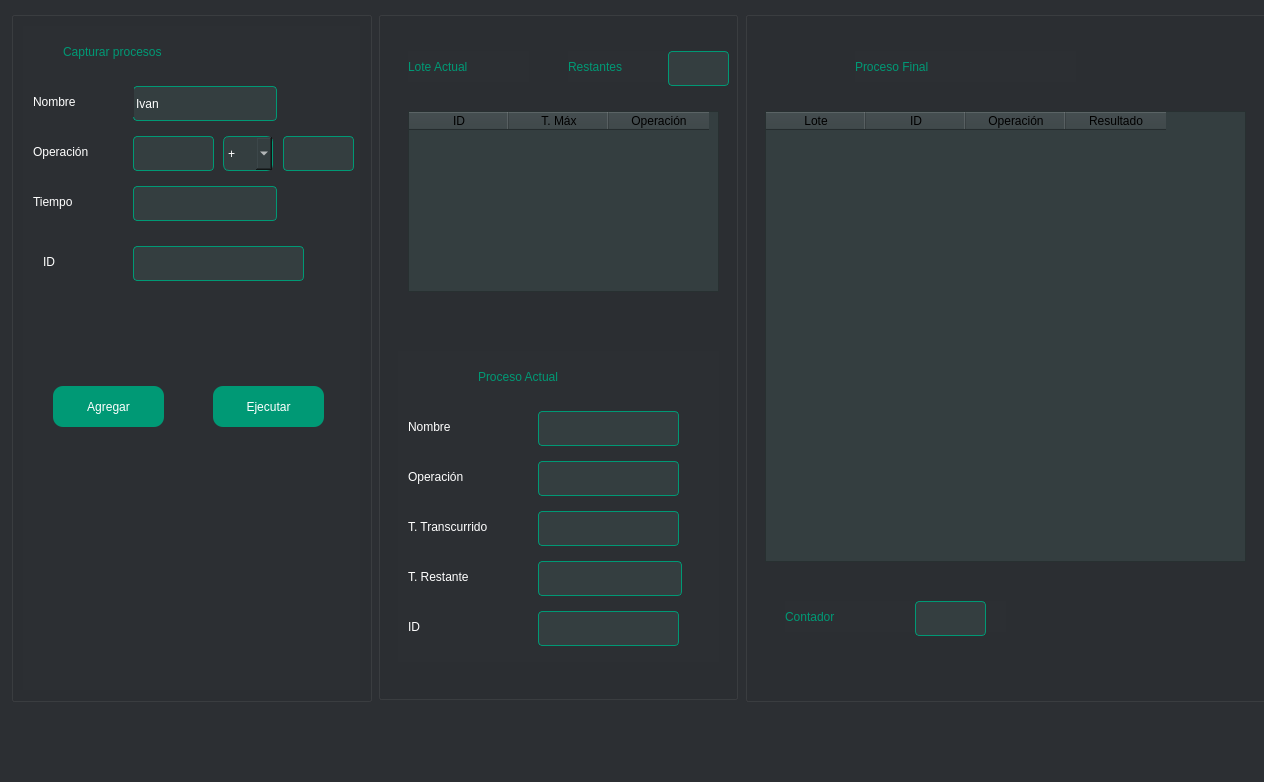
<?xml version="1.0" encoding="UTF-8"?>
<ui version="4.0">
 <class>MainWindow</class>
 <widget class="QMainWindow" name="MainWindow">
  <property name="geometry">
   <rect>
    <x>0</x>
    <y>0</y>
    <width>1264</width>
    <height>782</height>
   </rect>
  </property>
  <property name="windowTitle">
   <string>MainWindow</string>
  </property>
  <property name="styleSheet">
   <string notr="true">background-color: rgb(44, 47, 51);
selection-color: rgb(255, 170, 255);
selection-background-color: rgb(255, 170, 255);
</string>
  </property>
  <widget class="QWidget" name="centralwidget">
   <widget class="QGroupBox" name="groupBox">
    <property name="geometry">
     <rect>
      <x>11</x>
      <y>11</y>
      <width>361</width>
      <height>691</height>
     </rect>
    </property>
    <property name="styleSheet">
     <string notr="true">border-color: rgb(44, 47, 51);</string>
    </property>
    <property name="title">
     <string/>
    </property>
    <layout class="QGridLayout" name="gridLayout">
     <item row="0" column="0">
      <widget class="QGroupBox" name="groupBox_4">
       <property name="styleSheet">
        <string notr="true">selection-background-color: rgb(255, 170, 127);
border: 0px solid rgb(0, 153, 117);
</string>
       </property>
       <property name="title">
        <string/>
       </property>
       <widget class="QLabel" name="label_titulo">
        <property name="geometry">
         <rect>
          <x>40</x>
          <y>10</y>
          <width>221</width>
          <height>31</height>
         </rect>
        </property>
        <property name="styleSheet">
         <string notr="true">color:rgb(0, 153, 117);
font: 87 14pt &quot;Segoe UI Black&quot;;
</string>
        </property>
        <property name="text">
         <string>Capturar procesos</string>
        </property>
       </widget>
       <widget class="QLineEdit" name="textBox_Nombre">
        <property name="geometry">
         <rect>
          <x>110</x>
          <y>60</y>
          <width>144</width>
          <height>35</height>
         </rect>
        </property>
        <property name="minimumSize">
         <size>
          <width>60</width>
          <height>35</height>
         </size>
        </property>
        <property name="maximumSize">
         <size>
          <width>230</width>
          <height>35</height>
         </size>
        </property>
        <property name="styleSheet">
         <string notr="true">background-color: rgb(52, 62, 64);
color: rgb(255, 255, 255);
border: 1px solid rgb(0, 153, 117);
border-radius: 4px;</string>
        </property>
        <property name="text">
         <string>Ivan</string>
        </property>
       </widget>
       <widget class="QLineEdit" name="textBox_numero1">
        <property name="geometry">
         <rect>
          <x>110</x>
          <y>110</y>
          <width>81</width>
          <height>35</height>
         </rect>
        </property>
        <property name="minimumSize">
         <size>
          <width>60</width>
          <height>35</height>
         </size>
        </property>
        <property name="maximumSize">
         <size>
          <width>230</width>
          <height>35</height>
         </size>
        </property>
        <property name="styleSheet">
         <string notr="true">background-color: rgb(52, 62, 64);
color: rgb(255, 255, 255);
border: 1px solid rgb(0, 153, 117);
border-radius: 4px;</string>
        </property>
       </widget>
       <widget class="QLabel" name="label_Nombre">
        <property name="geometry">
         <rect>
          <x>10</x>
          <y>60</y>
          <width>101</width>
          <height>31</height>
         </rect>
        </property>
        <property name="styleSheet">
         <string notr="true">color:rgb(255, 255, 255);
font: 10pt &quot;Segoe UI Emoji&quot;;
</string>
        </property>
        <property name="text">
         <string>Nombre</string>
        </property>
       </widget>
       <widget class="QLabel" name="label_operacion">
        <property name="geometry">
         <rect>
          <x>10</x>
          <y>110</y>
          <width>81</width>
          <height>31</height>
         </rect>
        </property>
        <property name="styleSheet">
         <string notr="true">color:rgb(255, 255, 255);
font: 10pt &quot;Segoe UI Emoji&quot;;
</string>
        </property>
        <property name="text">
         <string>Operación</string>
        </property>
       </widget>
       <widget class="QComboBox" name="comboBoxOperaciones">
        <property name="geometry">
         <rect>
          <x>200</x>
          <y>110</y>
          <width>50</width>
          <height>35</height>
         </rect>
        </property>
        <property name="minimumSize">
         <size>
          <width>0</width>
          <height>35</height>
         </size>
        </property>
        <property name="maximumSize">
         <size>
          <width>50</width>
          <height>35</height>
         </size>
        </property>
        <property name="styleSheet">
         <string notr="true">background-color: rgb(52, 62, 64);
border: 1px solid rgb(0, 153, 117);
border-radius: 6px;
color: rgb(255, 255, 255);</string>
        </property>
        <item>
         <property name="text">
          <string>+</string>
         </property>
        </item>
        <item>
         <property name="text">
          <string>-</string>
         </property>
        </item>
        <item>
         <property name="text">
          <string>*</string>
         </property>
        </item>
        <item>
         <property name="text">
          <string>/</string>
         </property>
        </item>
        <item>
         <property name="text">
          <string>%</string>
         </property>
        </item>
        <item>
         <property name="text">
          <string>^</string>
         </property>
        </item>
       </widget>
       <widget class="QLineEdit" name="textBox_numero2">
        <property name="geometry">
         <rect>
          <x>260</x>
          <y>110</y>
          <width>71</width>
          <height>35</height>
         </rect>
        </property>
        <property name="minimumSize">
         <size>
          <width>60</width>
          <height>35</height>
         </size>
        </property>
        <property name="maximumSize">
         <size>
          <width>230</width>
          <height>35</height>
         </size>
        </property>
        <property name="styleSheet">
         <string notr="true">border: 1px solid rgb(0, 153, 117);
background-color: rgb(52, 62, 64);
border-radius: 4px;</string>
        </property>
       </widget>
       <widget class="QLineEdit" name="textBox_tiempo">
        <property name="geometry">
         <rect>
          <x>110</x>
          <y>160</y>
          <width>144</width>
          <height>35</height>
         </rect>
        </property>
        <property name="minimumSize">
         <size>
          <width>60</width>
          <height>35</height>
         </size>
        </property>
        <property name="maximumSize">
         <size>
          <width>230</width>
          <height>35</height>
         </size>
        </property>
        <property name="styleSheet">
         <string notr="true">background-color: rgb(52, 62, 64);
color: rgb(255, 255, 255);
border: 1px solid rgb(0, 153, 117);
border-radius: 4px;</string>
        </property>
       </widget>
       <widget class="QLabel" name="label_tiempo">
        <property name="geometry">
         <rect>
          <x>10</x>
          <y>160</y>
          <width>71</width>
          <height>31</height>
         </rect>
        </property>
        <property name="styleSheet">
         <string notr="true">color:rgb(255, 255, 255);
font: 10pt &quot;Segoe UI Emoji&quot;;
</string>
        </property>
        <property name="text">
         <string>Tiempo</string>
        </property>
       </widget>
       <widget class="QLineEdit" name="textBox_Id">
        <property name="geometry">
         <rect>
          <x>110</x>
          <y>220</y>
          <width>171</width>
          <height>35</height>
         </rect>
        </property>
        <property name="minimumSize">
         <size>
          <width>60</width>
          <height>35</height>
         </size>
        </property>
        <property name="maximumSize">
         <size>
          <width>230</width>
          <height>35</height>
         </size>
        </property>
        <property name="styleSheet">
         <string notr="true">background-color: rgb(52, 62, 64);
color: rgb(255, 255, 255);
border: 1px solid rgb(0, 153, 117);
border-radius: 4px;</string>
        </property>
       </widget>
       <widget class="QLabel" name="label_5">
        <property name="geometry">
         <rect>
          <x>20</x>
          <y>220</y>
          <width>31</width>
          <height>31</height>
         </rect>
        </property>
        <property name="styleSheet">
         <string notr="true">color:rgb(255, 255, 255);
font: 10pt &quot;Segoe UI Emoji&quot;;
</string>
        </property>
        <property name="text">
         <string>ID</string>
        </property>
       </widget>
       <widget class="QPushButton" name="pushButton_Agregar">
        <property name="geometry">
         <rect>
          <x>30</x>
          <y>360</y>
          <width>111</width>
          <height>41</height>
         </rect>
        </property>
        <property name="styleSheet">
         <string notr="true">background-color: rgb(0, 153, 117);
color: #FFFFFF;
font: 75 12pt &quot;Microsoft YaHei&quot;;
border-radius: 10px;</string>
        </property>
        <property name="text">
         <string>Agregar</string>
        </property>
       </widget>
       <widget class="QPushButton" name="pushButton_ejecturar">
        <property name="geometry">
         <rect>
          <x>190</x>
          <y>360</y>
          <width>111</width>
          <height>41</height>
         </rect>
        </property>
        <property name="styleSheet">
         <string notr="true">background-color: rgb(0, 153, 117);
color: #FFFFFF;
font: 75 12pt &quot;Microsoft YaHei&quot;;
border-radius: 10px;</string>
        </property>
        <property name="text">
         <string>Ejecutar</string>
        </property>
       </widget>
      </widget>
     </item>
    </layout>
   </widget>
   <widget class="QGroupBox" name="groupBox_2">
    <property name="geometry">
     <rect>
      <x>378</x>
      <y>11</y>
      <width>360</width>
      <height>689</height>
     </rect>
    </property>
    <property name="title">
     <string/>
    </property>
    <widget class="QGroupBox" name="groupBox_5">
     <property name="geometry">
      <rect>
       <x>20</x>
       <y>340</y>
       <width>321</width>
       <height>311</height>
      </rect>
     </property>
     <property name="styleSheet">
      <string notr="true">selection-background-color: rgb(255, 170, 127);
border: 0px solid rgb(0, 153, 117);
</string>
     </property>
     <property name="title">
      <string/>
     </property>
     <widget class="QLabel" name="label_titulo_4">
      <property name="geometry">
       <rect>
        <x>80</x>
        <y>10</y>
        <width>221</width>
        <height>31</height>
       </rect>
      </property>
      <property name="styleSheet">
       <string notr="true">color:rgb(0, 153, 117);

font: 63 13pt &quot;Segoe UI Semibold&quot;;
</string>
      </property>
      <property name="text">
       <string>Proceso Actual</string>
      </property>
     </widget>
     <widget class="QLineEdit" name="textBox_Nombre_proceso">
      <property name="geometry">
       <rect>
        <x>140</x>
        <y>60</y>
        <width>141</width>
        <height>35</height>
       </rect>
      </property>
      <property name="minimumSize">
       <size>
        <width>60</width>
        <height>35</height>
       </size>
      </property>
      <property name="maximumSize">
       <size>
        <width>230</width>
        <height>35</height>
       </size>
      </property>
      <property name="styleSheet">
       <string notr="true">background-color: rgb(52, 62, 64);
color: rgb(255, 255, 255);
border: 1px solid rgb(0, 153, 117);
border-radius: 4px;</string>
      </property>
     </widget>
     <widget class="QLineEdit" name="textBox_operacion">
      <property name="geometry">
       <rect>
        <x>140</x>
        <y>110</y>
        <width>141</width>
        <height>35</height>
       </rect>
      </property>
      <property name="minimumSize">
       <size>
        <width>60</width>
        <height>35</height>
       </size>
      </property>
      <property name="maximumSize">
       <size>
        <width>230</width>
        <height>35</height>
       </size>
      </property>
      <property name="styleSheet">
       <string notr="true">background-color: rgb(52, 62, 64);
color: rgb(255, 255, 255);
border: 1px solid rgb(0, 153, 117);
border-radius: 4px;</string>
      </property>
     </widget>
     <widget class="QLabel" name="label_Nombre_4">
      <property name="geometry">
       <rect>
        <x>10</x>
        <y>60</y>
        <width>91</width>
        <height>31</height>
       </rect>
      </property>
      <property name="styleSheet">
       <string notr="true">color:rgb(255, 255, 255);
font: 10pt &quot;Segoe UI Emoji&quot;;
</string>
      </property>
      <property name="text">
       <string>Nombre</string>
      </property>
     </widget>
     <widget class="QLabel" name="label_operacion_4">
      <property name="geometry">
       <rect>
        <x>10</x>
        <y>110</y>
        <width>81</width>
        <height>31</height>
       </rect>
      </property>
      <property name="styleSheet">
       <string notr="true">color:rgb(255, 255, 255);
font: 10pt &quot;Segoe UI Emoji&quot;;
</string>
      </property>
      <property name="text">
       <string>Operación</string>
      </property>
     </widget>
     <widget class="QLineEdit" name="textBox_tiempo_transcurrido">
      <property name="geometry">
       <rect>
        <x>140</x>
        <y>160</y>
        <width>141</width>
        <height>35</height>
       </rect>
      </property>
      <property name="minimumSize">
       <size>
        <width>60</width>
        <height>35</height>
       </size>
      </property>
      <property name="maximumSize">
       <size>
        <width>230</width>
        <height>35</height>
       </size>
      </property>
      <property name="styleSheet">
       <string notr="true">background-color: rgb(52, 62, 64);
color: rgb(255, 255, 255);
border: 1px solid rgb(0, 153, 117);
border-radius: 4px;</string>
      </property>
     </widget>
     <widget class="QLabel" name="label_tiempo_t">
      <property name="geometry">
       <rect>
        <x>10</x>
        <y>160</y>
        <width>101</width>
        <height>31</height>
       </rect>
      </property>
      <property name="styleSheet">
       <string notr="true">color:rgb(255, 255, 255);
font: 10pt &quot;Segoe UI Emoji&quot;;
</string>
      </property>
      <property name="text">
       <string>T. Transcurrido</string>
      </property>
     </widget>
     <widget class="QLineEdit" name="textBox_Id_proceso">
      <property name="geometry">
       <rect>
        <x>140</x>
        <y>260</y>
        <width>141</width>
        <height>35</height>
       </rect>
      </property>
      <property name="minimumSize">
       <size>
        <width>60</width>
        <height>35</height>
       </size>
      </property>
      <property name="maximumSize">
       <size>
        <width>230</width>
        <height>35</height>
       </size>
      </property>
      <property name="styleSheet">
       <string notr="true">background-color: rgb(52, 62, 64);
color: rgb(255, 255, 255);
border: 1px solid rgb(0, 153, 117);
border-radius: 4px;</string>
      </property>
     </widget>
     <widget class="QLabel" name="label_8">
      <property name="geometry">
       <rect>
        <x>10</x>
        <y>260</y>
        <width>31</width>
        <height>31</height>
       </rect>
      </property>
      <property name="styleSheet">
       <string notr="true">color:rgb(255, 255, 255);
font: 10pt &quot;Segoe UI Emoji&quot;;
</string>
      </property>
      <property name="text">
       <string>ID</string>
      </property>
     </widget>
     <widget class="QLabel" name="label_tiempo_r">
      <property name="geometry">
       <rect>
        <x>10</x>
        <y>210</y>
        <width>101</width>
        <height>31</height>
       </rect>
      </property>
      <property name="styleSheet">
       <string notr="true">color:rgb(255, 255, 255);
font: 10pt &quot;Segoe UI Emoji&quot;;
</string>
      </property>
      <property name="text">
       <string>T. Restante</string>
      </property>
     </widget>
     <widget class="QLineEdit" name="textBox_tiempo_restante">
      <property name="geometry">
       <rect>
        <x>140</x>
        <y>210</y>
        <width>144</width>
        <height>35</height>
       </rect>
      </property>
      <property name="minimumSize">
       <size>
        <width>60</width>
        <height>35</height>
       </size>
      </property>
      <property name="maximumSize">
       <size>
        <width>230</width>
        <height>35</height>
       </size>
      </property>
      <property name="styleSheet">
       <string notr="true">background-color: rgb(52, 62, 64);
color: rgb(255, 255, 255);
border: 1px solid rgb(0, 153, 117);
border-radius: 4px;</string>
      </property>
     </widget>
    </widget>
    <widget class="QTableWidget" name="tablaProcesos">
     <property name="geometry">
      <rect>
       <x>30</x>
       <y>100</y>
       <width>311</width>
       <height>181</height>
      </rect>
     </property>
     <property name="minimumSize">
      <size>
       <width>305</width>
       <height>0</height>
      </size>
     </property>
     <property name="maximumSize">
      <size>
       <width>16777215</width>
       <height>250</height>
      </size>
     </property>
     <property name="layoutDirection">
      <enum>Qt::LeftToRight</enum>
     </property>
     <property name="styleSheet">
      <string notr="true">background-color: rgb(52, 62, 64);
</string>
     </property>
     <column>
      <property name="text">
       <string>ID</string>
      </property>
     </column>
     <column>
      <property name="text">
       <string>T. Máx</string>
      </property>
     </column>
     <column>
      <property name="text">
       <string>Operación</string>
      </property>
     </column>
    </widget>
    <widget class="QLabel" name="label_titulo_5">
     <property name="geometry">
      <rect>
       <x>30</x>
       <y>40</y>
       <width>121</width>
       <height>31</height>
      </rect>
     </property>
     <property name="styleSheet">
      <string notr="true">color:rgb(0, 153, 117);

font: 63 13pt &quot;Segoe UI Semibold&quot;;
</string>
     </property>
     <property name="text">
      <string>Lote Actual</string>
     </property>
    </widget>
    <widget class="QLabel" name="label_titulo_6">
     <property name="geometry">
      <rect>
       <x>190</x>
       <y>40</y>
       <width>101</width>
       <height>31</height>
      </rect>
     </property>
     <property name="styleSheet">
      <string notr="true">color:rgb(0, 153, 117);

font: 63 13pt &quot;Segoe UI Semibold&quot;;
</string>
     </property>
     <property name="text">
      <string>Restantes</string>
     </property>
    </widget>
    <widget class="QLineEdit" name="textBox_restantes">
     <property name="geometry">
      <rect>
       <x>290</x>
       <y>40</y>
       <width>61</width>
       <height>35</height>
      </rect>
     </property>
     <property name="minimumSize">
      <size>
       <width>60</width>
       <height>35</height>
      </size>
     </property>
     <property name="maximumSize">
      <size>
       <width>230</width>
       <height>35</height>
      </size>
     </property>
     <property name="styleSheet">
      <string notr="true">background-color: rgb(52, 62, 64);
color: rgb(255, 255, 255);
border: 1px solid rgb(0, 153, 117);
border-radius: 4px;</string>
     </property>
    </widget>
   </widget>
   <widget class="QGroupBox" name="groupBox_3">
    <property name="geometry">
     <rect>
      <x>745</x>
      <y>11</y>
      <width>531</width>
      <height>691</height>
     </rect>
    </property>
    <property name="title">
     <string/>
    </property>
    <widget class="QLabel" name="label_titulo_7">
     <property name="geometry">
      <rect>
       <x>110</x>
       <y>40</y>
       <width>221</width>
       <height>31</height>
      </rect>
     </property>
     <property name="styleSheet">
      <string notr="true">color:rgb(0, 153, 117);

font: 63 13pt &quot;Segoe UI Semibold&quot;;
</string>
     </property>
     <property name="text">
      <string>Proceso Final</string>
     </property>
    </widget>
    <widget class="QTableWidget" name="tablaPTerminados">
     <property name="geometry">
      <rect>
       <x>20</x>
       <y>100</y>
       <width>481</width>
       <height>451</height>
      </rect>
     </property>
     <property name="styleSheet">
      <string notr="true">background-color: rgb(52, 62, 64);
</string>
     </property>
     <column>
      <property name="text">
       <string>Lote</string>
      </property>
     </column>
     <column>
      <property name="text">
       <string>ID</string>
      </property>
     </column>
     <column>
      <property name="text">
       <string>Operación</string>
      </property>
     </column>
     <column>
      <property name="text">
       <string>Resultado</string>
      </property>
     </column>
    </widget>
    <widget class="QLabel" name="label_titulo_8">
     <property name="geometry">
      <rect>
       <x>40</x>
       <y>590</y>
       <width>221</width>
       <height>31</height>
      </rect>
     </property>
     <property name="styleSheet">
      <string notr="true">color:rgb(0, 153, 117);

font: 63 13pt &quot;Segoe UI Semibold&quot;;
</string>
     </property>
     <property name="text">
      <string>Contador</string>
     </property>
    </widget>
    <widget class="QLineEdit" name="textBox_contadorGlobal">
     <property name="geometry">
      <rect>
       <x>170</x>
       <y>590</y>
       <width>71</width>
       <height>35</height>
      </rect>
     </property>
     <property name="minimumSize">
      <size>
       <width>60</width>
       <height>35</height>
      </size>
     </property>
     <property name="maximumSize">
      <size>
       <width>230</width>
       <height>35</height>
      </size>
     </property>
     <property name="styleSheet">
      <string notr="true">border: 1px solid rgb(0, 153, 117);
background-color: rgb(52, 62, 64);
border-radius: 4px;</string>
     </property>
    </widget>
   </widget>
  </widget>
  <widget class="QMenuBar" name="menubar">
   <property name="geometry">
    <rect>
     <x>0</x>
     <y>0</y>
     <width>1264</width>
     <height>21</height>
    </rect>
   </property>
  </widget>
  <widget class="QStatusBar" name="statusbar"/>
 </widget>
 <resources/>
 <connections/>
</ui>
